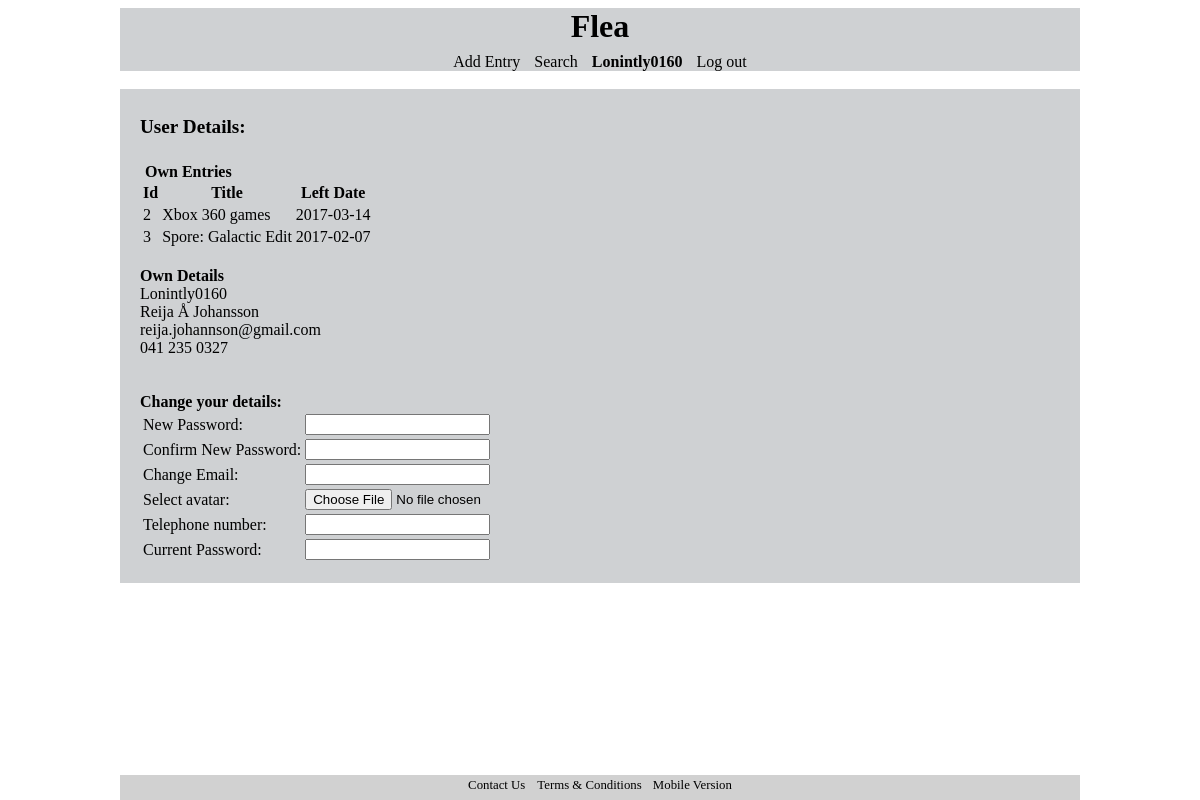
The page /userpage.php (signed in) on the database its author committed.
### tables this page shows
CREATE TABLE `advertisements` (
  `id` int(11) NOT NULL,
  `pricerequest` varchar(10) NOT NULL,
  `leftdate` date NOT NULL,
  `picture` mediumblob,
  `locationid` int(11) NOT NULL,
  `categoryid` int(11) NOT NULL,
  `username` varchar(20) NOT NULL,
  `title` varchar(20) NOT NULL,
  `description` varchar(400) NOT NULL,
  `reported` tinyint(1) NOT NULL DEFAULT '0',
  `reportdescription` varchar(30) DEFAULT NULL
);

CREATE TABLE `sellers` (
  `username` varchar(20) NOT NULL,
  `fullname` varchar(32) NOT NULL,
  `password` varchar(32) NOT NULL,
  `email` varchar(32) NOT NULL,
  `telephone` varchar(13) NOT NULL
);

### userpage.php (the view, shortened to what this page needs)
<?php
	require_once 'connection.php';
?>
<!DOCTYPE html>
<html>
<head>
	<link rel = "stylesheet" type = "text/css" href = "stylesheet.css">
</head>
<body>
	<?php
		include 'header.php';
	?>
	<?php
		include 'nav.php';
	?>
	<br>
	<div class="entrydiv">
	<h4 class="entrydivheader">User Details:</h4>
	    	<li><b>Own Entries</b></li><br>
				<?php
					$user = $_SESSION["username"];
					$userentries = "SELECT id, title, leftdate FROM advertisements
					JOIN sellers ON advertisements.username = sellers.username WHERE sellers.username = '$user'";
					$result = mysqli_query($connection, $userentries);
					if(mysqli_num_rows($result) == 0)
					{
						echo "<br> You do not have any advertisements.<br>";
					}
					else
					{
						$table="<table><tr>
								    <th>Id</th>
								    <th>Title</th>
								    <th>Left Date</th>
							  </tr>";
						while ($row = $result->fetch_assoc())
						{
							$table.= "<tr> <td>".$row['id']."</td> <td>".$row['title']."</td> <td>".$row['leftdate']."</td> </tr>";
						}
						$table.="</table>";
						echo $table;
					}
				?>
			<br>
	    	<b>Own Details</b>
	    		<?php
					$user = $_SESSION["username"];
					$userinfo = "SELECT username, fullname, email, telephone FROM sellers WHERE username = '$user'";
					$result = mysqli_query($connection, $userinfo);
					while ($row = $result->fetch_assoc())
					{
							echo '<br>'.$row['username'].'<br>';
							echo $row['fullname'].'<br>';
							echo $row['email'].'<br>';
							echo $row['telephone'].'<br>';
					}
				?>
	    		<br>
    		<br>
    	<b>Change your details:</b>
    	<table>
    		<tr><td>New Password:</td><td><input type="password" name="changepassword1" id="changepassword1"></tr>
    		<tr><td>Confirm New Password:</td><td><input type="password" name="changepassword2" id="changepassword2"></tr>
    		<tr><td>Change Email:</td><td><input type="email" name="changeemail" id="changeemail"></tr>
    		<tr><td>Select avatar: <td align="left"><input type="file" name="avatar" accept="image/*"></td>
			<tr><td>Telephone number: </td><td><input type="text" name="telephone" id="telephone"></tr>
    		<tr><td>Current Password:</td><td><input type="password" name="currentpassword" id="currentpassword"></tr>
    	</table>
	</div>
	<?php
		include 'footer.php';
	?>
</body>
</html>

### stylesheet.css (style rules this page uses)
body { background-image: url("http://il6.picdn.net/shutterstock/videos/1816268/thumb/1.jpg"); background-color: white; font-family: Verdana; margin-left: 10%; margin-right: 10%; }
li { display: inline; text-align: center; padding: 0px 5px; text-decoration: none; }
.entrydiv { background-color: #cfd1d3; padding: 20px; padding-top: 1px; }
.entrydivheader { font-size:120%; padding:0px; }

### rows shown on the page
advertisements: id "2", title "Xbox 360 games", leftdate "2017-03-14"
advertisements: id "3", title "Spore: Galactic Edit", leftdate "2017-02-07"
sellers: username "Lonintly0160", fullname "Reija Å Johansson", email "reija.johannson@gmail.com", telephone "041 235 0327"

### other values the page prints
$_SESSION["username"] "Lonintly0160"
